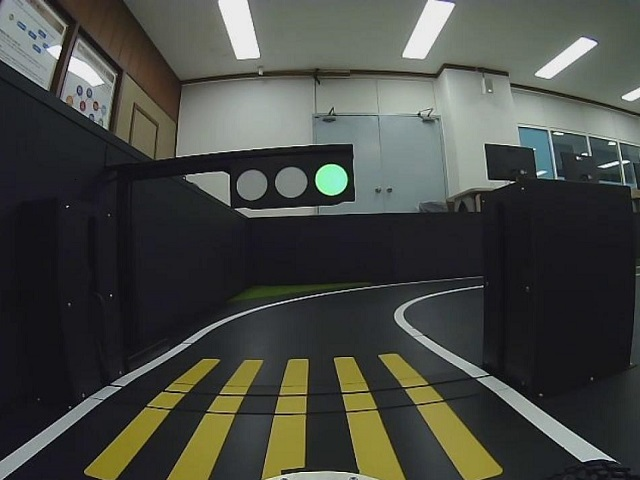
#> input picture my_traffic/src/traffic_light.jpg, 640 x 480 px
$ python tf_circle_traffic_light.py
#> lines starting #> are read from the running program, lines starting #| are printed output that depends on the picture
import cv2
import numpy as np

Green = (0,255,0)
Red = (0,0,255)

img = cv2.imread('traffic_light.jpg', cv2.IMREAD_GRAYSCALE)
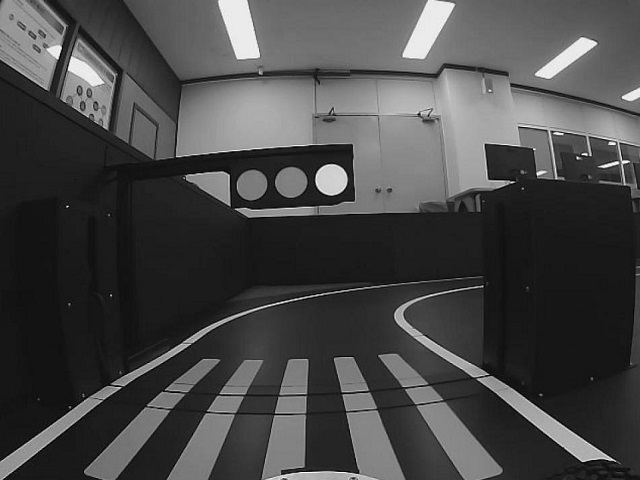
#> img: shape (480, 640); min 0, max 255, mean 71.4
blur = cv2.GaussianBlur(img, (3, 3), 0)
cimg = cv2.cvtColor(blur,cv2.COLOR_GRAY2BGR)

circles = cv2.HoughCircles(blur, cv2.HOUGH_GRADIENT,
                   1,
                   10,
                   param1=30,
                   param2=15,
                   minRadius=10,
                   maxRadius=30)
#> circles = 106 rows, first 8: [34.5, 33.5, 29.3], [71.5, 84.5, 29.4], [71.5, 71.5, 29.4], [331.5, 179.5, 15.6], [82.5, 94.5, 29.4], [33.5, 46.5, 27.1], [35.5, 66.5, 29.3], [82.5, 79.5, 29.3]

circles = np.round(circles[0, :]).astype("int")
#> circles = 106 rows, first 8: [34, 34, 29], [72, 84, 29], [72, 72, 29], [332, 180, 16], [82, 94, 29], [34, 46, 27], [36, 66, 29], [82, 80, 29]

# Sort the circles based on the x position of the center
circles = sorted(circles, key=lambda circle: circle[0])
#> circles = 106 items, first 6: [12, 38, 12], [12, 24, 11], [18, 66, 17], [22, 32, 19], [24, 42, 14], [28, 24, 24]

for i, (x,y,r) in enumerate(circles):
    cv2.circle(cimg,(x,y),r,Green,2)
    cv2.circle(cimg,(x,y),4,Red,2)
    print(f"Circle {i} at ({x},{y}), radius={r}")
#> this loop made 106 passes
#| Circle 0 at (12,38), radius=12
#| Circle 1 at (12,24), radius=11
#| Circle 2 at (18,66), radius=17
#| Circle 3 at (22,32), radius=19
#| Circle 4 at (24,42), radius=14
#| Circle 5 at (28,24), radius=24
#| Circle 6 at (28,56), radius=20
#| Circle 7 at (34,34), radius=29
#> (further printed lines are left out)
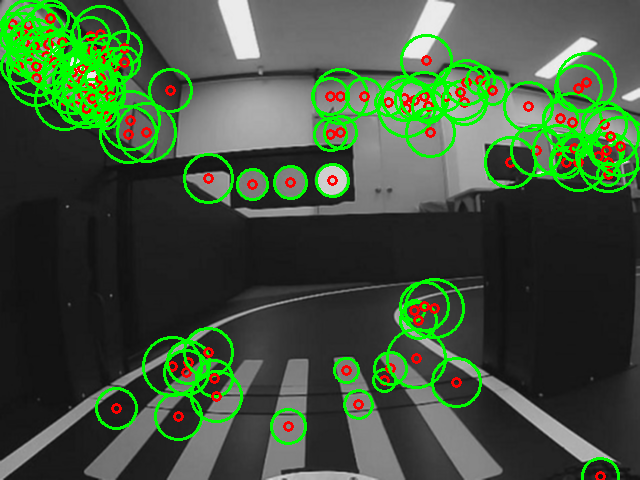
#> cimg: shape (480, 640, 3); mean B, G, R 59.6, 84.7, 64.1

cv2.imshow('img', cimg)
cv2.waitKey(0)
cv2.destroyAllWindows()

$ run again, with my_traffic/src/baduk2.jpg copied over my_traffic/src/traffic_light.jpg
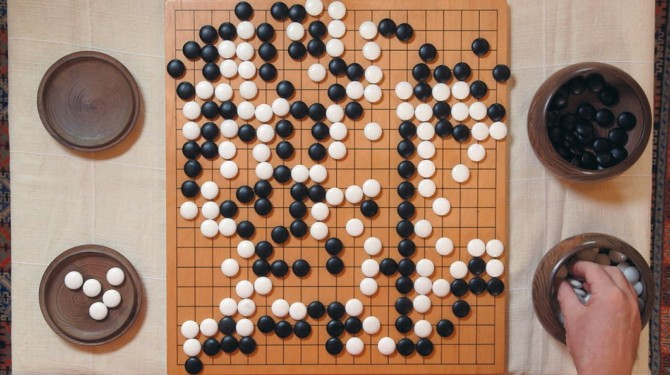
#> input picture my_traffic/src/baduk2.jpg, 670 x 375 px
#> `img = cv2.imread('traffic_light.jpg', cv2.IMREAD_GRAYSCALE)`:
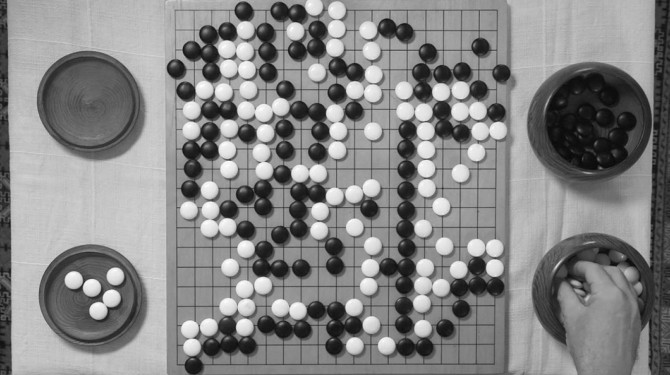
#> img: shape (375, 670); min 7, max 255, mean 133.7
#> `circles = cv2.HoughCircles(blur, cv2.HOUGH_GRADIENT, 1, 10, param1=30,..`: circles = 731 rows, first 8: [272.5, 136.5, 29.4], [297.5, 159.5, 29.4], [334.5, 196.5, 29.4], [238.5, 311.5, 27.2], [258.5, 290.5, 29.3], [317.5, 99.5, 29.4], [100.5, 283.5, 29.4], [384.5, 137.5, 29.4]
#> `circles = np.round(circles[0, :]).astype("int")`: circles = 731 rows, first 8: [272, 136, 29], [298, 160, 29], [334, 196, 29], [238, 312, 27], [258, 290, 29], [318, 100, 29], [100, 284, 29], [384, 138, 29]
#> `circles = sorted(circles, key=lambda circle: circle[0])`: circles = 731 items, first 6: [20, 140, 15], [24, 150, 23], [26, 88, 24], [30, 286, 26], [30, 164, 12], [32, 140, 24]
#> the loop `for i, (x,y,r) in enumerate(circles):` made 731 passes
#> (printed output is left out)
#> after the loop `for i, (x,y,r) in enumerate(circles):`:
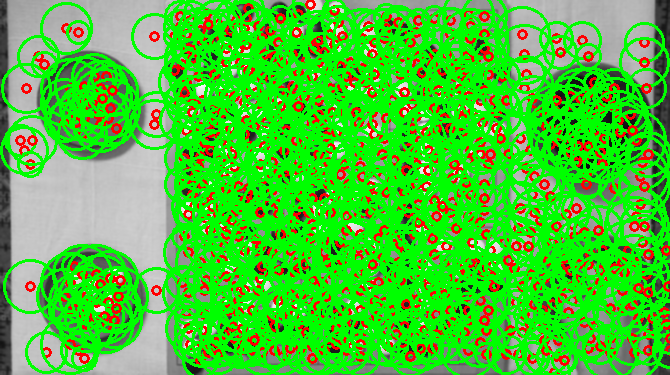
#> cimg: shape (375, 670, 3); mean B, G, R 51.3, 196, 75.2

$ run again, with my_traffic/src/stopline.png saved as my_traffic/src/traffic_light.jpg
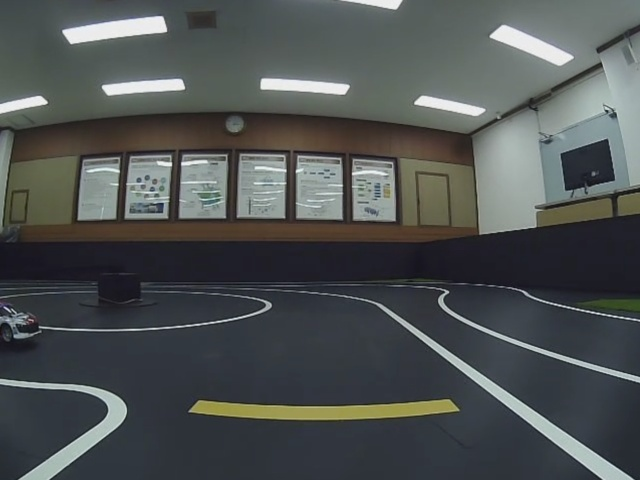
#> input picture my_traffic/src/stopline.png, 640 x 480 px
#> `img = cv2.imread('traffic_light.jpg', cv2.IMREAD_GRAYSCALE)`:
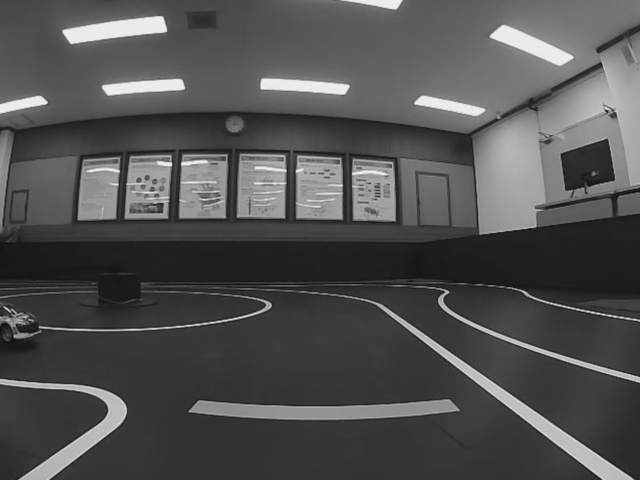
#> img: shape (480, 640); min 16, max 243, mean 81.4
#> `circles = cv2.HoughCircles(blur, cv2.HOUGH_GRADIENT, 1, 10, param1=30,..`: circles = 104 rows, first 8: [202.5, 177.5, 29.4], [147.5, 179.5, 29.4], [189.5, 178.5, 29.4], [102.5, 189.5, 29.3], [200.5, 192.5, 29.3], [371.5, 182.5, 29.4], [320.5, 172.5, 21.6], [262.5, 213.5, 29.4]
#> `circles = np.round(circles[0, :]).astype("int")`: circles = 104 rows, first 8: [202, 178, 29], [148, 180, 29], [190, 178, 29], [102, 190, 29], [200, 192, 29], [372, 182, 29], [320, 172, 22], [262, 214, 29]
#> `circles = sorted(circles, key=lambda circle: circle[0])`: circles = 104 items, first 6: [4, 308, 26], [10, 268, 29], [14, 296, 12], [18, 334, 19], [20, 204, 16], [22, 324, 15]
#> the loop `for i, (x,y,r) in enumerate(circles):` made 104 passes
#> (printed output is left out)
#> after the loop `for i, (x,y,r) in enumerate(circles):`:
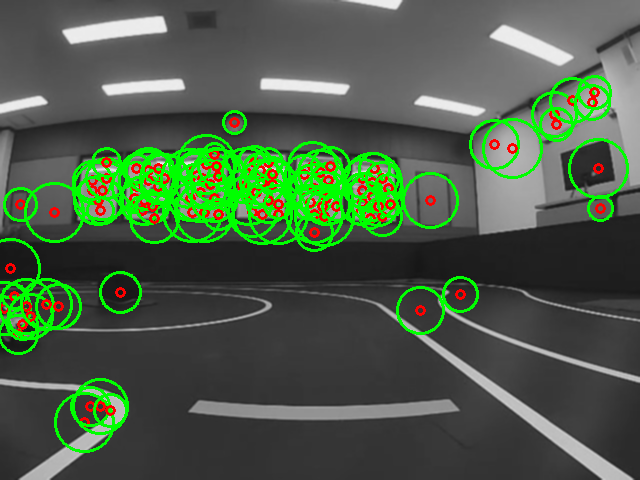
#> cimg: shape (480, 640, 3); mean B, G, R 70.4, 93, 74.4
